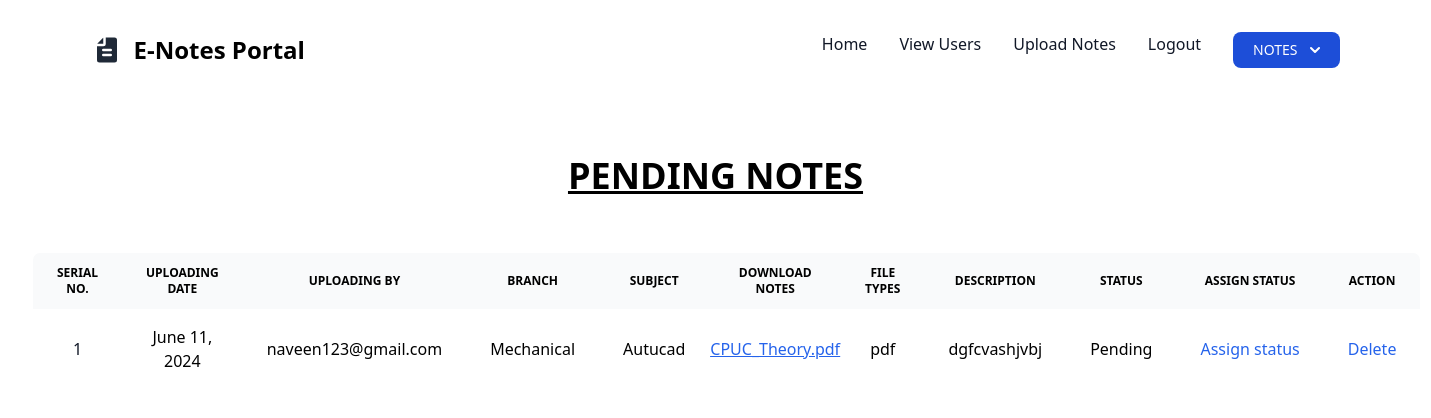
/pending_notes (signed in), run on the app's committed database.
### NOTES/models.py (models this page shows, shortened)
class UploadedNotes(models.Model):
    user = models.ForeignKey(User,on_delete=models.CASCADE)
    uploadingdate = models.DateField(auto_now_add=True)
    branch = models.CharField(max_length=100)
    subject = models.CharField(max_length=100)
    notesfile = models.FileField()
    filetype = models.CharField(max_length=50)
    description = models.TextField()
    status = models.CharField(max_length=20)

### NOTES/views.py (the view)
# urls.py: path('pending_notes', views.pending_notes,name='pending_notes'),
def pending_notes(request):
    if not request.user.is_authenticated:
        return redirect('adminlogin')
    notes = UploadedNotes.objects.filter(status="Pending")
    d = {'notes': notes}
    return render(request,'pending_notes.html',d)

### NOTES/templates/pending_notes.html
{% include  "admin_nav.html" %}
{% load static tailwind_tags %}
{% block body %}
{% tailwind_css %}
<div class="p-6">
    <h2 class="text-4xl font-bold dark:text-gray-900 text-center"><U>PENDING NOTES</U></h2>
</div>
<div class="p-8 overflow-auto relative">
    <table class=" w-full border-collapse border outline outline-1 outline-gray-400 overflow-hidden text-center rounded-lg">
        <thead class="text-xs text-gray-700 uppercase bg-gray-50 dark:bg-gray-700 dark:text-gray-400">
            <tr>
                <th scope="col" class="px-6 py-3">
                    Serial No.
                </th>
                <th scope="col" class="px-6 py-3">
                    Uploading Date
                </th>
                <th scope="col" class="px-6 py-3">
                    Uploading By
                </th>
                <th scope="col" class="px-6 py-3">
                    Branch
                </th>
                <th scope="col" class="px-6 py-3">
                    Subject
                </th>
                <th scope="col" class="px-6 py-3">
                    Download Notes
                </th>
                <th scope="col" class="px-6 py-3">
                    File Types
                </th>
                <th scope="col" class="px-6 py-3">
                    Description
                </th>
                <th scope="col" class="px-6 py-3">
                    Status
                </th>
                <th scope="col" class="px-6 py-3">
                    Assign Status
                </th>
                <th scope="col" class="px-6 py-3">
                    Action
                </th>
            </tr>
        </thead>
        {% for i in notes %}
        <tbody>
            <tr class="odd:bg-white odd:dark:bg-gray-900 even:bg-gray-50 even:dark:bg-gray-800 border-b dark:border-gray-900">
                <th scope="row" class="px-6 py-4 font-medium text-gray-900 whitespace-nowrap dark:text-gray-900">
                    {{forloop.counter}}
                </th>
                <td class="px-6 py-4">
                    {{i.uploadingdate}}
                </td>
                <td class="px-6 py-4">
                    {{i.user.username}}
                </td>
                <td class="px-6 py-4">
                    {{i.branch}}
                </td>
                <td class="px-6 py-4">
                    {{i.subject}}
                </td>
                <td class="font-medium text-blue-600 dark:text-blue-500 hover:underline">
                    <u><a href="{{i.notesfile.url}}"download>
                    {{i.notesfile}}</u></a>
                </td>
                <td class="px-6 py-4">
                    {{i.filetype}}
                </td>
                <td class="px-6 py-4">
                    {{i.description}}
                </td>
                <td class="px-6 py-4">
                    {{i.status}}
                </td>
                <td class="px-6 py-4">
                    <a href="{% url 'assign_status' i.id %}" class="font-medium text-blue-600 dark:text-blue-500 hover:underline">Assign&nbsp;status</a>
                </td>
                <td class="px-6 py-4">
                    <a href="{% url 'delete_usernotes' i.id %}" onclick="return confirm('Are you sure ?')" class="font-medium text-blue-600 dark:text-blue-500 hover:underline">Delete</a>
                </td>
            </tr>
        </tbody>
            {% endfor %}
    </table>
</div>
{% endblock body%}

### data on the page
UploadedNotes: uploadingdate "June 11, 2024", user.username "naveen123@gmail.com", branch "Mechanical", subject "Autucad", notesfile "CPUC_Theory.pdf", filetype "pdf", description "dgfcvashjvbj", status "Pending"
